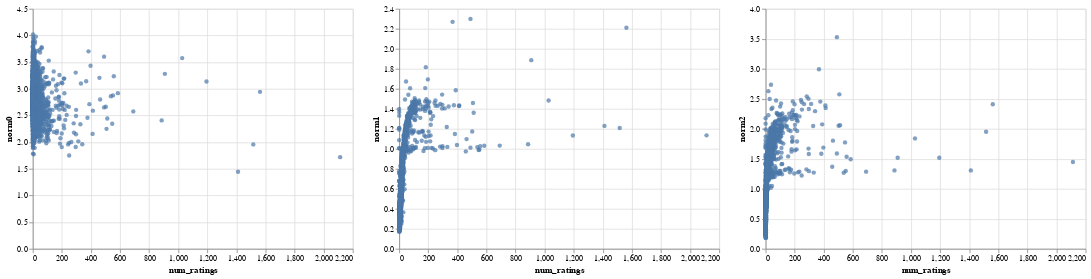

Here is the notebook cell this chart was saved with:
### Markdown cell above
Here we compare the embedding norms for `model` and `reg_model`. Selecting a subset of the embeddings will highlight them on both charts simultaneously.

### Code cell
plant_embedding_norm([model, model_lowinit, reg_model])

### Figure 1 — Vega-Lite specification as saved in the notebook (floating-point values rounded to 4 significant figures; data arrays with more than 128 entries replaced by an {"elided": "..."} marker saying what was removed)
{"config": {"view": {"continuousWidth": 400, "continuousHeight": 300}}, "hconcat": [{"layer": [{"mark": "circle", "encoding": {"color": {"condition": {"value": "#4c78a8", "selection": "selector009"}, "value": "lightgray"}, "x": {"type": "quantitative", "field": "num_ratings"}, "y": {"type": "quantitative", "field": "norm0"}}, "selection": {"selector010": {"type": "single", "encodings": ["x", "y"], "on": "mouseover", "nearest": true, "empty": "none"}, "selector009": {"type": "interval"}}}, {"mark": {"type": "text", "align": "center", "dx": 5, "dy": -5}, "encoding": {"text": {"condition": {"type": "nominal", "field": "Scientific Name", "selection": "selector010"}, "value": ""}, "x": {"type": "quantitative", "field": "num_ratings"}, "y": {"type": "quantitative", "field": "norm0"}}}]}, {"layer": [{"mark": "circle", "encoding": {"color": {"condition": {"value": "#4c78a8", "selection": "selector009"}, "value": "lightgray"}, "x": {"type": "quantitative", "field": "num_ratings"}, "y": {"type": "quantitative", "field": "norm1"}}, "selection": {"selector011": {"type": "single", "encodings": ["x", "y"], "on": "mouseover", "nearest": true, "empty": "none"}, "selector009": {"type": "interval"}}}, {"mark": {"type": "text", "align": "center", "dx": 5, "dy": -5}, "encoding": {"text": {"condition": {"type": "nominal", "field": "Scientific Name", "selection": "selector011"}, "value": ""}, "x": {"type": "quantitative", "field": "num_ratings"}, "y": {"type": "quantitative", "field": "norm1"}}}]}, {"layer": [{"mark": "circle", "encoding": {"color": {"condition": {"value": "#4c78a8", "selection": "selector009"}, "value": "lightgray"}, "x": {"type": "quantitative", "field": "num_ratings"}, "y": {"type": "quantitative", "field": "norm2"}}, "selection": {"selector012": {"type": "single", "encodings": ["x", "y"], "on": "mouseover", "nearest": true, "empty": "none"}, "selector009": {"type": "interval"}}}, {"mark": {"type": "text", "align": "center", "dx": 5, "dy": -5}, "encoding": {"text": {"condition": {"type": "nominal", "field": "Scientific Name", "selection": "selector012"}, "value": ""}, "x": {"type": "quantitative", "field": "num_ratings"}, "y": {"type": "quantitative", "field": "norm2"}}}]}], "data": {"name": "data-710a6f22c68f954549f4e30888b5f79b"}, "$schema": "https://vega.github.io/schema/vega-lite/v4.8.1.json", "datasets": {"data-710a6f22c68f954549f4e30888b5f79b": {"elided": "3221 records"}}}
